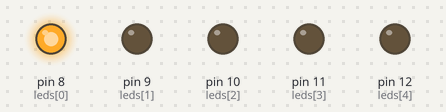
A sketch run on a simulated Arduino Uno, built with avr-gcc and run on an emulated ATmega328P. Shown: output pins drawn as LEDs (lit = HIGH).

Above: at 0.05 s.
At 0.65 s:
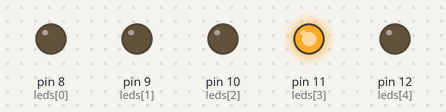
At 1.15 s:
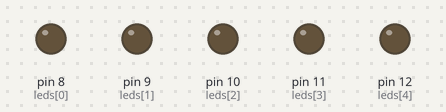
At 2.25 s:
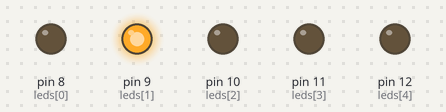
At 3.05 s:
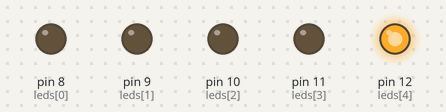
At 4.45 s:
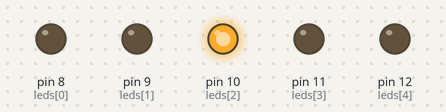
Timing chart, 0 to 4.8 s (numbered marks = the images above):
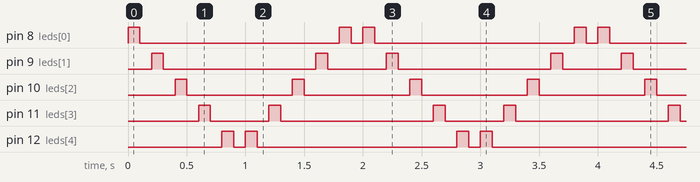

The sketch:

ledArray.ino
```cpp
//Ejercicio con un array y con un contador para recorrer el array//

int leds[5]={8,9,10,11,12};
int tiempo=100;
int led=0;

void setup()
{
  for(led=0;led<=4;led++)

  {
     pinMode (leds[led],OUTPUT);

  }


}

void loop()

{

  for(led=0;led<=4;led++)
 {


   digitalWrite(leds[led],HIGH);
   delay(tiempo);
   digitalWrite(leds[led],LOW);
   delay(tiempo);

 }


  for(int led=4;led>=0;led--)
 {


   digitalWrite(leds[led],HIGH);
   delay(tiempo);
   digitalWrite(leds[led],LOW);
   delay(tiempo);

 }


}
```

Measured:
- by itself, pin 8 (leds[0]): repeats every 2.0 s: LOW 1.7 s, HIGH 0.10 s, LOW 0.10 s, HIGH 0.10 s
- by itself, pin 9 (leds[1]): repeats every 2.0 s: LOW 1.3 s, HIGH 0.10 s, LOW 0.50 s, HIGH 0.10 s
- by itself, pin 10 (leds[2]): alternates HIGH for 0.10 s and LOW for 0.90 s
- by itself, pin 11 (leds[3]): repeats every 2.0 s: LOW 0.50 s, HIGH 0.10 s, LOW 1.3 s, HIGH 0.10 s
- by itself, pin 12 (leds[4]): repeats every 2.0 s: LOW 0.10 s, HIGH 0.10 s, LOW 1.7 s, HIGH 0.10 s
